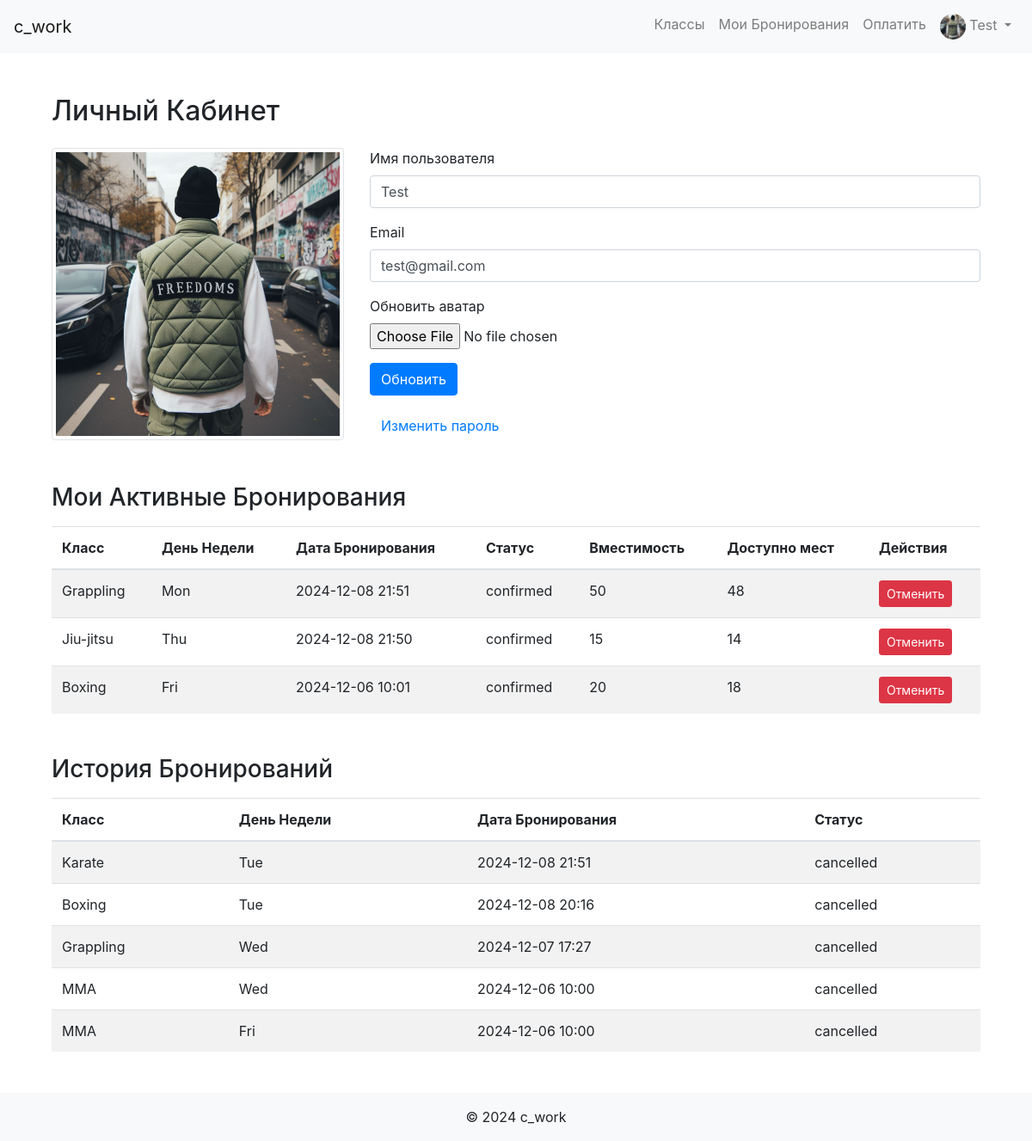
/profile (signed in), run on an earlier commit of the app's database.
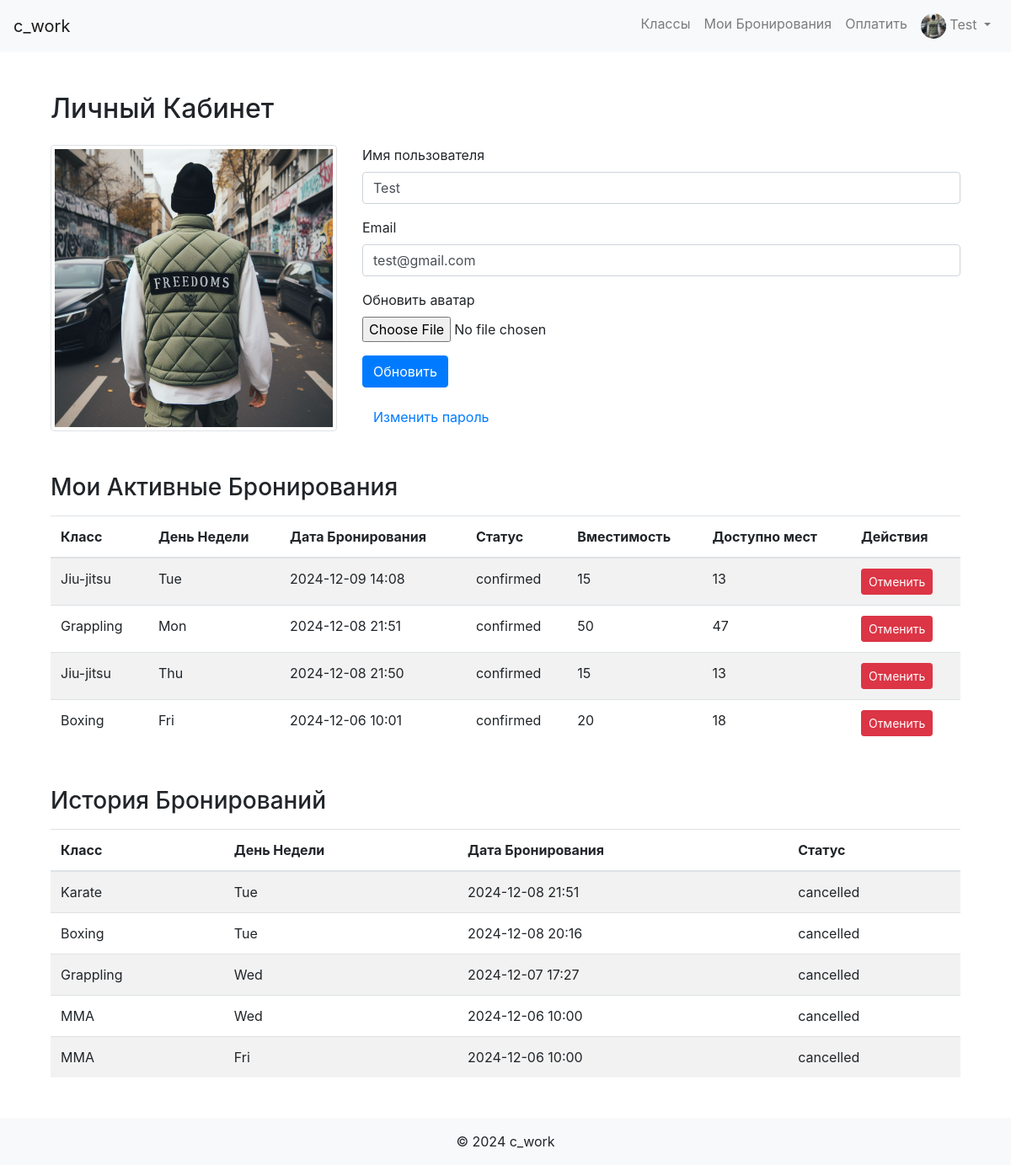
And on a later commit of the database.
### app/models.py (models this page shows, shortened)
class User(db.Model, UserMixin):
    id = db.Column(db.Integer, primary_key=True)
    username = db.Column(db.String(20), unique=True, nullable=False)
    email = db.Column(db.String(120), unique=True, nullable=False)
    password = db.Column(db.String(60), nullable=False)
    is_admin = db.Column(db.Boolean, default=False)
    avatar = db.Column(db.String(120), nullable=True, default='user.png')  # Поле для аватара
    date_registered = db.Column(db.DateTime, nullable=False, default=datetime.utcnow)  # Дата регистрации
    last_login = db.Column(db.DateTime, nullable=True)  # Последний вход
    bookings = db.relationship('Booking', backref='user', lazy=True)
    payments = db.relationship('Payment', backref='user', lazy=True)

class Booking(db.Model):
    id = db.Column(db.Integer, primary_key=True)
    user_id = db.Column(db.Integer, db.ForeignKey('user.id'), nullable=False)
    class_id = db.Column(db.Integer, db.ForeignKey('class.id'), nullable=False)
    booking_date = db.Column(db.DateTime, nullable=False, default=datetime.utcnow)
    status = db.Column(db.String(20), nullable=False, default='confirmed')  # Статус бронирования
    day = db.Column(db.String(10), nullable=False)  # День недели выбранный пользователем

class Class(db.Model):
    id = db.Column(db.Integer, primary_key=True)
    name = db.Column(db.String(100), nullable=False)
    description = db.Column(db.Text, nullable=True)
    schedule = db.Column(db.DateTime, nullable=False)
    capacity = db.Column(db.Integer, default=10, nullable=False)
    days_of_week = db.Column(db.String(100), nullable=False)
    extra_info = db.Column(db.Text, nullable=True)
    image_filename = db.Column(db.String(100), nullable=True)
    bookings = db.relationship('Booking', backref='class_', lazy=True, cascade='all, delete-orphan')
    def available_slots(self):
        confirmed_bookings = Booking.query.filter_by(class_id=self.id, status='confirmed').count()
        return self.capacity - confirmed_bookings

### app/routes.py (the view, shortened to what this page needs)
@main_bp.route('/profile', methods=['GET', 'POST'])
@login_required
def profile():
    form = UpdateProfileForm()
    if request.method == 'GET':
        form.username.data = current_user.username
        form.email.data = current_user.email
    confirmed_bookings = Booking.query.filter_by(user_id=current_user.id, status='confirmed').order_by(
        Booking.booking_date.desc()).all()
    cancelled_bookings = Booking.query.filter_by(user_id=current_user.id, status='cancelled').order_by(
        Booking.booking_date.desc()).all()
    logger.info(f"User ID {current_user.id} has {len(confirmed_bookings)} confirmed bookings.")
    for booking in confirmed_bookings:
        logger.info(f"Booking ID: {booking.id}, Class ID: {booking.class_id}, Status: {booking.status}")
    cancel_forms = {booking.id: CancelBookingForm(booking_id=booking.id) for booking in confirmed_bookings}
    avatar_url = url_for('static', filename='images/' + (current_user.avatar or 'default_avatar.png'))
    return render_template(
        'profile.html',
        user=current_user,  # Передаём current_user как 'user'
        form=form,
        avatar_url=avatar_url,
        bookings=confirmed_bookings,
        cancelled_bookings=cancelled_bookings,
        cancel_forms=cancel_forms
    )

### app/forms.py (shortened to what this page needs)
class UpdateProfileForm(FlaskForm):
    username = StringField('Имя пользователя', validators=[
        DataRequired(),
        Length(min=2, max=20)
    ])
    email = StringField('Email', validators=[
        DataRequired(),
        Email()
    ])
    avatar = FileField('Обновить аватар', validators=[
        FileAllowed(['jpg', 'jpeg', 'png', 'gif'], 'Только изображения!')
    ])
    submit = SubmitField('Обновить')

class CancelBookingForm(FlaskForm):
    booking_id = HiddenField('Booking ID', validators=[DataRequired()])
    submit = SubmitField('Отменить')

### app/models.py (called while the page is built)
@login_manager.user_loader
def load_user(user_id):
    return User.query.get(int(user_id))

### app/templates/profile.html (shortened to what this page needs)
{% extends "base.html" %}
{% block content %}
<div class="container mt-5">
    <h2>Личный Кабинет</h2>
    <div class="row mt-4">
        <div class="col-md-4 text-center">
            {% if user.avatar %}
                <img src="{{ url_for('static', filename='images/' + user.avatar) }}" class="img-thumbnail" alt="Аватар">
            {% else %}
                <img src="{{ url_for('static', filename='images/user.png') }}" class="img-thumbnail" alt="Аватар">
            {% endif %}
        </div>
        <div class="col-md-8">
            <form method="POST" enctype="multipart/form-data" id="edit-profile-form">
                <div class="form-group">
                    {{ form.username.label(class="form-control-label") }}
                    {{ form.username(class="form-control", placeholder="Введите ваше имя") }}
                </div>
                <div class="form-group">
                    {{ form.email.label(class="form-control-label") }}
                    {{ form.email(class="form-control", placeholder="Введите ваш email") }}
                </div>
                <div class="form-group">
                    {{ form.avatar.label(class="form-control-label") }}
                    {{ form.avatar(class="form-control-file") }}
                </div>
                <button type="submit" class="btn btn-primary">{{ form.submit.label.text }}</button>
            </form>
            <a href="{{ url_for('main.change_password') }}" class="btn btn-link mt-3">Изменить пароль</a>
        </div>
    </div>
    <h3 class="mt-5">Мои Активные Бронирования</h3>
    {% if bookings %}
        <table class="table table-striped mt-3">
            <thead>
                <tr>
                    <th>Класс</th>
                    <th>День Недели</th>
                    <th>Дата Бронирования</th>
                    <th>Статус</th>
                    <th>Вместимость</th>
                    <th>Доступно мест</th>
                    <th>Действия</th>
                </tr>
            </thead>
            <tbody>
                {% for booking in bookings %}
                <tr>
                    <td>{{ booking.class_.name if booking.class_ else 'Класс удалён' }}</td>
                    <td>{{ booking.day }}</td>
                    <td>{{ booking.booking_date.strftime('%Y-%m-%d %H:%M') }}</td>
                    <td>{{ booking.status }}</td>
                    <td>{{ booking.class_.capacity if booking.class_ else '-' }}</td>
                    <td>{{ booking.class_.available_slots() if booking.class_ else '-' }}</td>
                    <td>
                        <form action="{{ url_for('main.cancel_booking', booking_id=booking.id) }}" method="POST">
                            {{ cancel_forms[booking.id].submit(class="btn btn-danger btn-sm", onclick="return confirm('Вы уверены, что хотите отменить бронирование?');") }}
                        </form>
                    </td>
                </tr>
                {% endfor %}
            </tbody>
        </table>
    {% else %}
        <p>У вас пока нет активных бронирований.</p>
    {% endif %}
    <h3 class="mt-5">История Бронирований</h3>
    {% if cancelled_bookings %}
        <table class="table table-striped mt-3">
            <thead>
                <tr>
                    <th>Класс</th>
                    <th>День Недели</th>
                    <th>Дата Бронирования</th>
                    <th>Статус</th>
                </tr>
            </thead>
            <tbody>
                {% for booking in cancelled_bookings %}
                <tr>
                    <td>{{ booking.class_.name if booking.class_ else 'Класс удалён' }}</td>
                    <td>{{ booking.day }}</td>
                    <td>{{ booking.booking_date.strftime('%Y-%m-%d %H:%M') }}</td>
                    <td>{{ booking.status }}</td>
                </tr>
                {% endfor %}
            </tbody>
        </table>
    {% else %}
        <p>Нет отменённых бронирований.</p>
    {% endif %}
</div>
{% endblock %}

### app/templates/base.html (shortened to what this page needs)
<!DOCTYPE html>
<html lang="ru">
<head>
    <link rel="stylesheet" href="https://stackpath.bootstrapcdn.com/bootstrap/4.5.0/css/bootstrap.min.css">
    <link rel="stylesheet" href="{{ url_for('static', filename='css/styles.css') }}">
</head>
<body>
    <nav class="navbar navbar-expand-lg navbar-light bg-light">
        <a class="navbar-brand" href="{{ url_for('main.home') }}">c_work</a>
        <div class="collapse navbar-collapse" id="navbarNav">
            <ul class="navbar-nav ml-auto">
                {% if current_user.is_authenticated %}
                    <li class="nav-item">
                        <a class="nav-link" href="{{ url_for('main.classes') }}">Классы</a>
                    </li>
                    <li class="nav-item">
                        <a class="nav-link" href="{{ url_for('main.my_bookings') }}">Мои Бронирования</a>
                    </li>
                    <li class="nav-item">
                        <a class="nav-link" href="{{ url_for('main.process_payment') }}">Оплатить</a>
                    </li>
                    <li class="nav-item dropdown">
                        <a class="nav-link dropdown-toggle" href="#" id="navbarDropdown" role="button" data-toggle="dropdown"
                           aria-haspopup="true" aria-expanded="false">
                            <img src="{{ url_for('static', filename='images/' + (current_user.avatar or 'user.png')) }}"
                                 alt="Avatar" class="rounded-circle" width="30" height="30">
                            {{ current_user.username }}
                        </a>
                    </li>
                {% endif %}
            </ul>
        </div>
    </nav>
    <div class="container">
        {% block content %}{% endblock %}
    </div>
    <footer class="footer bg-light text-center py-3 mt-5">
        <span>&copy; 2024 c_work</span>
    </footer>
</body>
</html>

What changed in the data, as far as the page shows it:
added Booking: class_ "Jiu-jitsu", day "Tue", booking_date "2024-12-09 14:08", status "confirmed", class_ "15", class_ "13", shown under "Мои Активные Бронирования"
computed for Booking "Mon": class_ "48" → "47"
computed for Booking "Thu": class_ "14" → "13"
